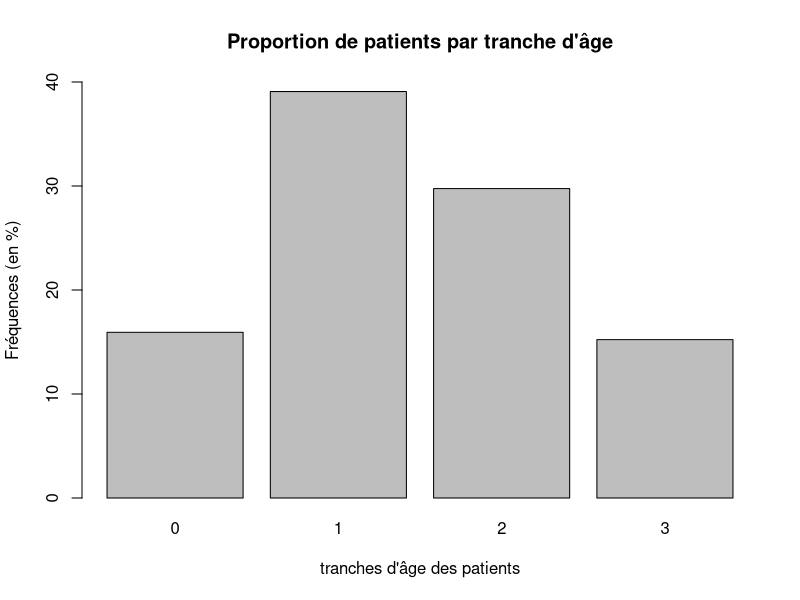
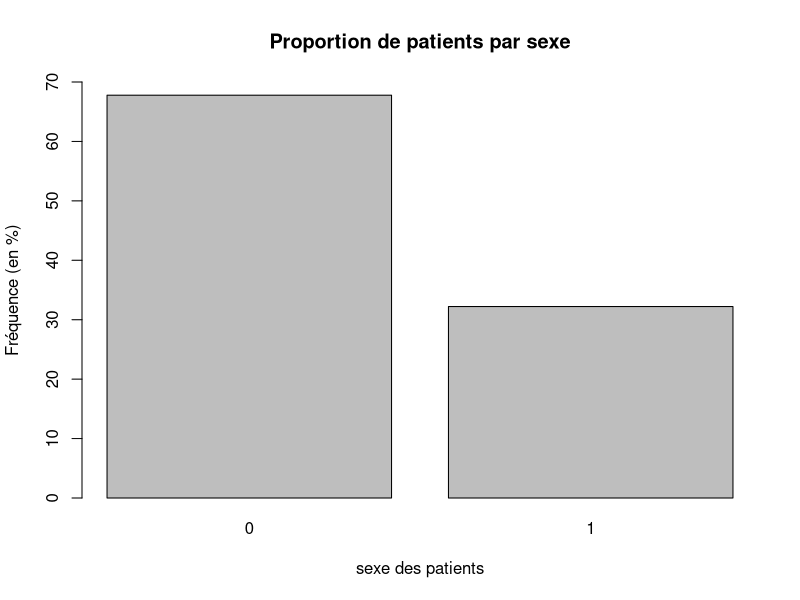
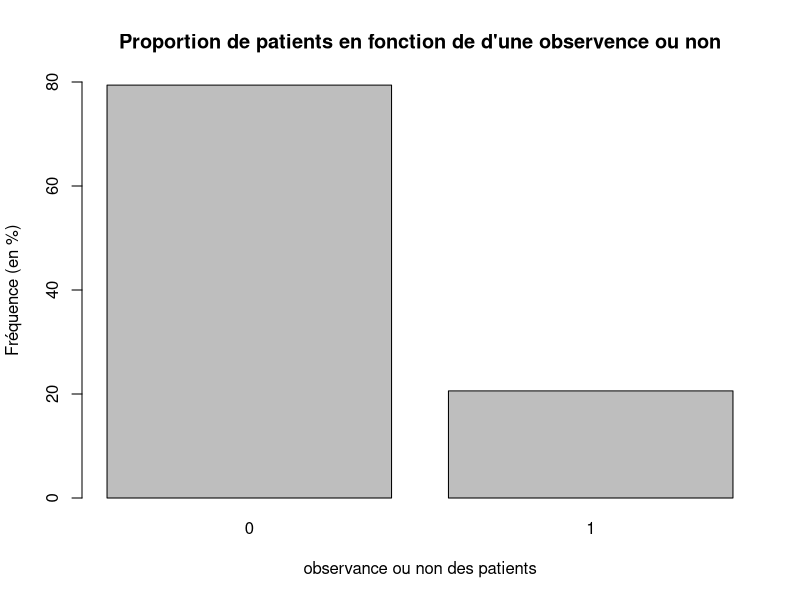
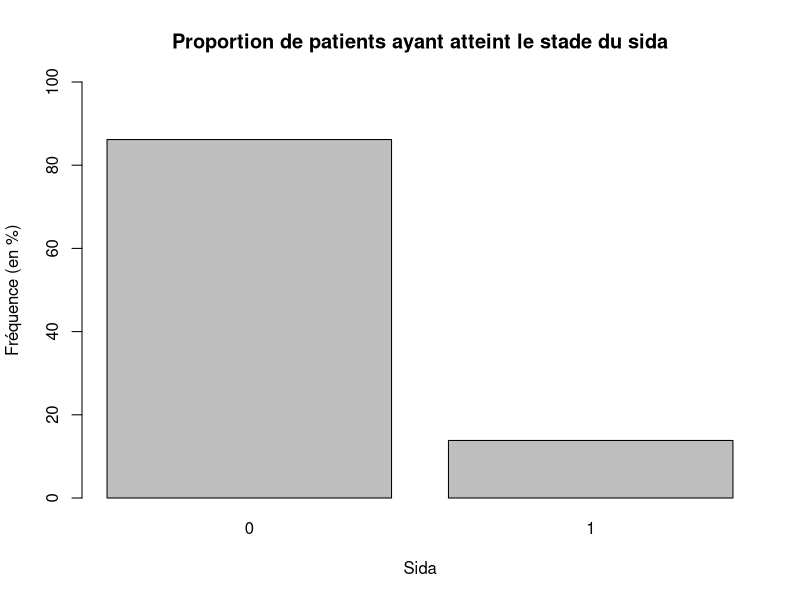
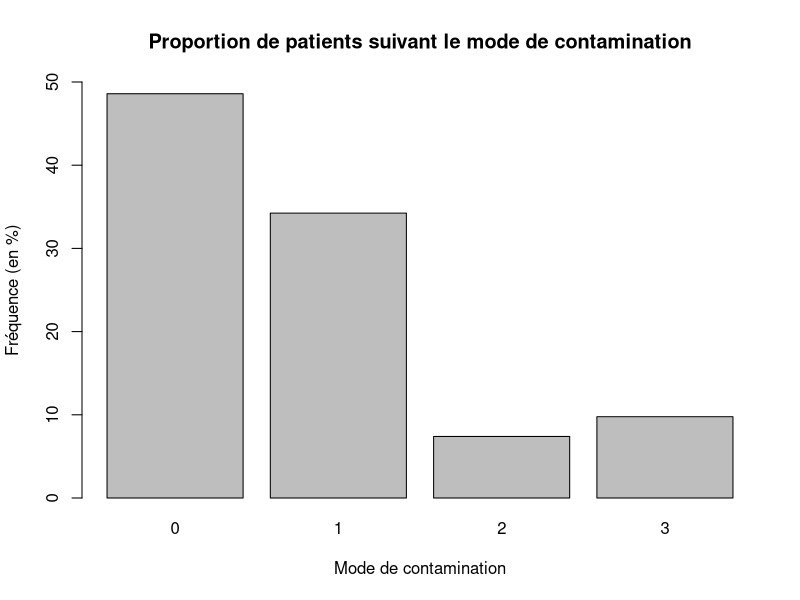
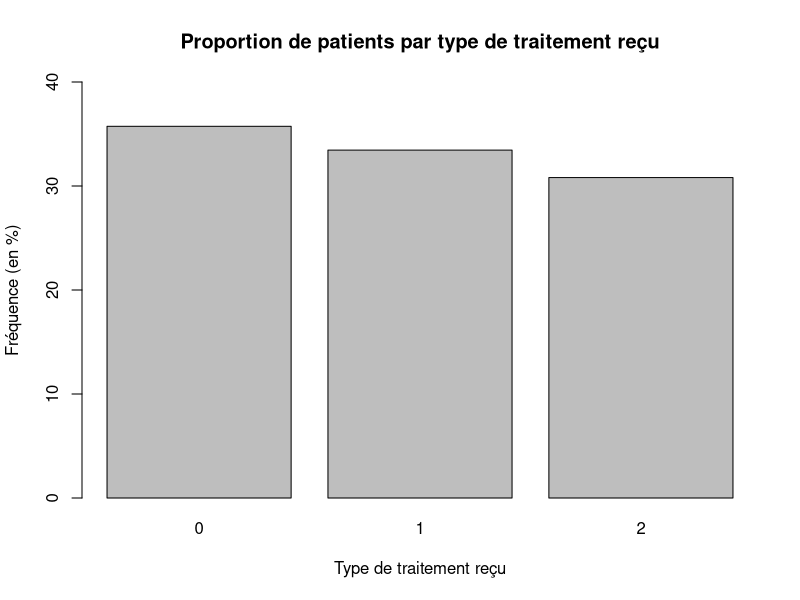
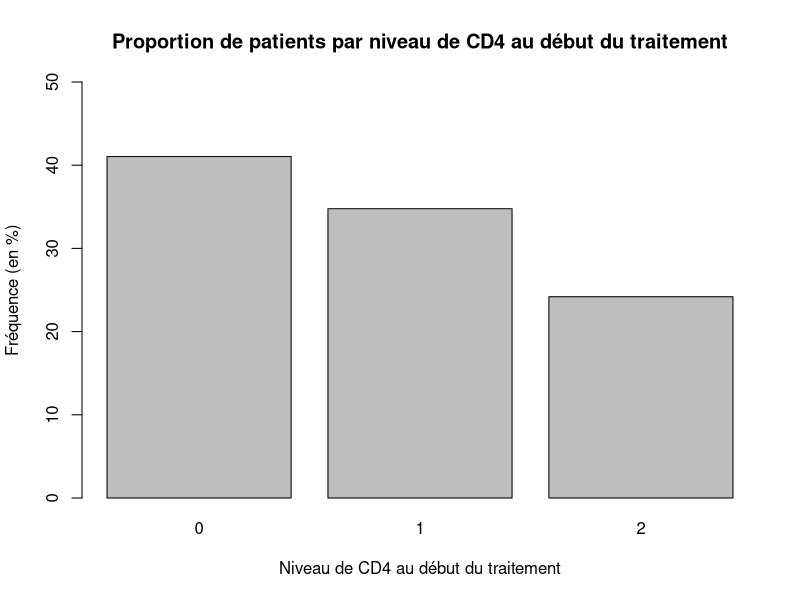
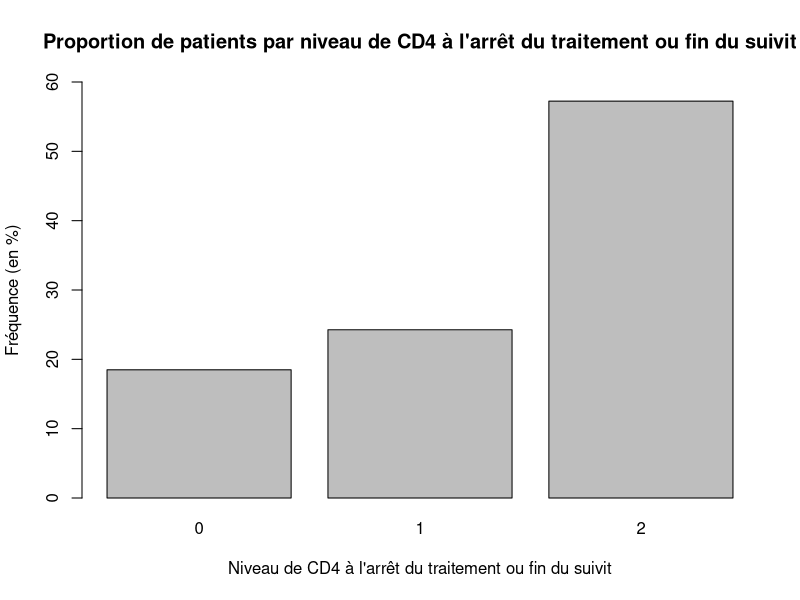

These figures' R source, in order:
## ---- chunk 1

setwd(dir = "/home/formationsid/Documents/Github")
# setwd(dir = "~/Google Drive/UPS/M2 SID - 2016_2017/BE_VIH_STATISTIQUE_SANTE/")
## ---- chunk 2
library("readr")
base_vih <- read_csv("data/base_vih.csv", 
    col_types = cols(age = col_factor(levels = c("0", 
        "1", "2", "3")), cd4b1 = col_factor(levels = c("0", 
        "1", "2")), cd4b2 = col_factor(levels = c("0", 
        "1", "2")), conta = col_factor(levels = c("0", 
        "1", "2", "3")), cvb1 = col_factor(levels = c("0", 
        "1", "2")), cvb2 = col_factor(levels = c("0", 
        "1", "2")), d_arret = col_date(format = "%d/%m/%y"), 
        d_debtrt = col_date(format = "%d/%m/%y"), 
        d_point = col_date(format = "%d/%m/%y"), 
        d_sero = col_date(format = "%d/%m/%y"), 
        debtrtc = col_factor(levels = c("0", 
            "1")), motif = col_factor(levels = c("Intolerance/Toxicite", 
            "Echec therapeutique", "Simplification trt", 
            "Autres", "Pb d'observance")), 
        observ = col_factor(levels = c("0", 
            "1")), sexe = col_factor(levels = c("0", 
            "1")), sida = col_factor(levels = c("0", 
            "1")), typetrt = col_factor(levels = c("0", 
            "1", "2"))))
View(base_vih)
## ---- chunk 3
age = summary(base_vih$age)*100/1136
age
barplot(age, ylim=c(0,40), xlab="tranches d'âge des patients", ylab="Fréquences (en %)", main="Proportion de patients par tranche d'âge")
## ---- chunk 4
sexe = summary(base_vih$sexe)*100/1136
sexe
barplot(sexe, ylim=c(0,70), xlab="sexe des patients", ylab="Fréquence (en %)", main="Proportion de patients par sexe")
## ---- chunk 5
observ = summary(base_vih$observ)*100/1136
observ
barplot(observ, ylim=c(0,80), xlab="observance ou non des patients", ylab="Fréquence (en %)", main="Proportion de patients en fonction de d'une observence ou non")
## ---- chunk 6
sidana = summary(base_vih$sida)
sidana[3]*100/1136
## ---- chunk 7
sida=sidana[1:2]*100/(1136-sidana[3])
sida
barplot(sida, ylim=c(0,100), xlab="Sida", ylab="Fréquence (en %)", main="Proportion de patients ayant atteint le stade du sida")
## ---- chunk 8
conta = summary(base_vih$conta)*100/1136
conta
barplot(conta, ylim=c(0,50), xlab="Mode de contamination", ylab="Fréquence (en %)", main="Proportion de patients suivant le mode de contamination")
## ---- chunk 9
typetrt = summary(base_vih$typetrt)*100/1136
typetrt
barplot(typetrt, ylim=c(0,40), xlab="Type de traitement reçu", ylab="Fréquence (en %)", main="Proportion de patients par type de traitement reçu")
## ---- chunk 10
cd4b1na = summary(base_vih$cd4b1)
cd4b1na[4]*100/1136
## ---- chunk 11
cd4b1=cd4b1na[1:3]*100/(1136-cd4b1na[4])
cd4b1
barplot(cd4b1, ylim=c(0,50), xlab="Niveau de CD4 au début du traitement", ylab="Fréquence (en %)", main="Proportion de patients par niveau de CD4 au début du traitement")
## ---- chunk 12
cd4b2na = summary(base_vih$cd4b2)
cd4b2na[4]*100/1136
## ---- chunk 13
cd4b2=cd4b2na[1:3]*100/(1136-cd4b2na[4])
cd4b2
barplot(cd4b2, ylim=c(0,60), xlab="Niveau de CD4 à l'arrêt du traitement ou fin du suivit", ylab="Fréquence (en %)", main="Proportion de patients par niveau de CD4 à l'arrêt du traitement ou fin du suivit")
## ---- chunk 14
cvb1na=summary(base_vih$cvb1)
cvb1na[4]*100/1136
## ---- chunk 15
cvb1=cvb1na[1:3]*100/(1136-cvb1na[4])
cvb1
barplot(cvb1, ylim=c(0,40), xlab="Charge virale au début du traitement", ylab="Fréquence (en %)", main="Proportion de patients en fonction de la charge viral au début du traitement")
## ---- chunk 16
cvb2na=summary(base_vih$cvb2)
cvb2na[4]*100/1136
## ---- chunk 17
cvb2=cvb2na[1:3]*100/(1136-cvb2na[4])
cvb2
barplot(cvb2, ylim=c(0,60), xlab="Charge virale à la fin du traitement", ylab="Fréquence (en %)", main="Proportion de patients en fonction de la charge viral à la fin du traitement")
## ---- chunk 18
motifna=summary(base_vih$motif)
motifna[6]*100/1136
motifna
## ---- chunk 19
motif=motifna[1:5]*100/(1136-motifna[6])
motif
barplot(motif, ylim=c(0,40), xlab="Motif d'arrêt du traitement", ylab="Fréquence (en %)", main="Proportion de patients en fonction de leur motif d'arrêt du traitement")
## ---- chunk 20
tableau=addmargins(table(base_vih$typetrt,base_vih$motif), margin = 1)
tableau
prop.table(tableau,1)*100
barplot(t(prop.table(tableau[1:3,],1)*100),legend.text = TRUE, beside = TRUE, xlab="type de traitement", ylab = "Fréquence (en %)", main = "Fréquence du type d'arrêt en fonction du traitement suivi")
## ---- chunk 21
chisq.test(tableau)
## ---- chunk 22
tableau2=addmargins(table(base_vih$sexe,base_vih$motif), margin = 1)
tableau2
prop.table(tableau2,1)*100
barplot(t(prop.table(tableau2[1:2,],1)*100),legend.text = TRUE, beside = TRUE, xlab="type de traitement", ylab = "Fréquence (en %)", main = "Fréquence du type d'arrêt en fonction du sexe du patient", ylim = c(0,40))
## ---- chunk 23
chisq.test(tableau2)
## ---- chunk 24
tableau3=addmargins(table(base_vih$age,base_vih$motif), margin=1)
tableau3
prop.table(tableau3,1)*100
barplot(t(prop.table(tableau3[1:4,],1)*100),legend.text = TRUE, beside = TRUE, xlab="classe d'âge", ylab = "Fréquence (en %)", main = "Fréquence du type d'arrêt en fonction de l'âge du patient", ylim = c(0,50))
## ---- chunk 25
tableau3c=tableau3[,1:4]
tableau3c[1,4] = tableau3c[1,4] + tableau3[1,5]
tableau3c[2,4] = tableau3c[2,4] + tableau3[2,5]
tableau3c[3,4] = tableau3c[3,4] + tableau3[3,5]
tableau3c[4,4] = tableau3c[4,4] + tableau3[4,5]
tableau3c[5,4] = tableau3c[5,4] + tableau3[5,5]
tableau3c
chisq.test(tableau3c)
## ---- chunk 26
tableau4=addmargins(table(base_vih$observ,base_vih$motif), margin = 1)
tableau4
prop.table(tableau4,1)*100
barplot(t(prop.table(tableau4[1:2,],1)*100),legend.text = TRUE, beside = TRUE, xlab="Observance du patient", ylab = "Fréquence (en %)", main = "Fréquence du type d'arrêt en fonction de l'âge l'observance du patient", ylim = c(0,50))
## ---- chunk 27
chisq.test(tableau4)
## ---- chunk 28
tableau5=addmargins(table(base_vih$sida,base_vih$motif),  margin = 1)
prop.table(tableau5,1)*100
barplot(t(prop.table(tableau5[1:2,],1)*100),legend.text = TRUE, beside = TRUE, xlab="stade du patient", ylab = "Fréquence (en %)", main = "Fréquence du type d'arrêt en fonction du stade de la maladie du patient", ylim = c(0,40))
## ---- chunk 29
chisq.test(tableau5)
## ---- chunk 30
tableau6=addmargins(table(base_vih$conta,base_vih$motif), margin = 1)
prop.table(tableau6,1)*100
tableau6
barplot(t(prop.table(tableau6[1:4,],1)*100),legend.text = TRUE, beside = TRUE, xlab="type de contamination", ylab = "Fréquence (en %)", main = "Fréquence du type d'arrêt en fonction du type de contamination de la maladie du patient", ylim = c(0,50))
## ---- chunk 31
chisq.test(tableau6)
## ---- chunk 32
tableau7=addmargins(table(base_vih$cd4b1,base_vih$motif),  margin = 1)
prop.table(tableau7,1)*100
tableau7
barplot(t(prop.table(tableau7[1:3,],1)*100),legend.text = TRUE, beside = TRUE, xlab="niveau de CD4", ylab = "Fréquence (en %)", main = "Fréquence du type d'arrêt en fonction du niveau de CD4, au début, du patient", ylim = c(0,40))
## ---- chunk 33
chisq.test(tableau7)
## ---- chunk 34
tableau8=addmargins(table(base_vih$cd4b2,base_vih$motif), margin = 1)
prop.table(tableau8,1)*100
tableau8
barplot(t(prop.table(tableau8[1:3,],1)*100),legend.text = TRUE, beside = TRUE, xlab="niveau de CD4", ylab = "Fréquence (en %)", main = "Fréquence du type d'arrêt en fonction du niveau de CD4, à la fin, du patient", ylim = c(0,40))
## ---- chunk 35
chisq.test(tableau8)
## ---- chunk 36
tableau9=addmargins(table(base_vih$cvb1,base_vih$motif), margin = 1)
prop.table(tableau9,1)*100
tableau9
barplot(t(prop.table(tableau9[1:3,],1)*100),legend.text = TRUE, beside = TRUE, xlab="charge de CV", ylab = "Fréquence (en %)", main = "Fréquence du type d'arrêt en fonction de la charge virale, au début, du patient", ylim = c(0,40))
## ---- chunk 37
chisq.test(tableau9)
## ---- chunk 38
tableau10=addmargins(table(base_vih$cvb2,base_vih$motif), margin = 1)
prop.table(tableau10,1)*100
tableau10
barplot(t(prop.table(tableau10[1:3,],1)*100),legend.text = TRUE, beside = TRUE, xlab="type de contamination", ylab = "Fréquence (en %)", main = "Fréquence du type d'arrêt en fonction du type de contamination de la maladie du patient", ylim = c(0,50))
## ---- chunk 39
chisq.test(tableau10)
